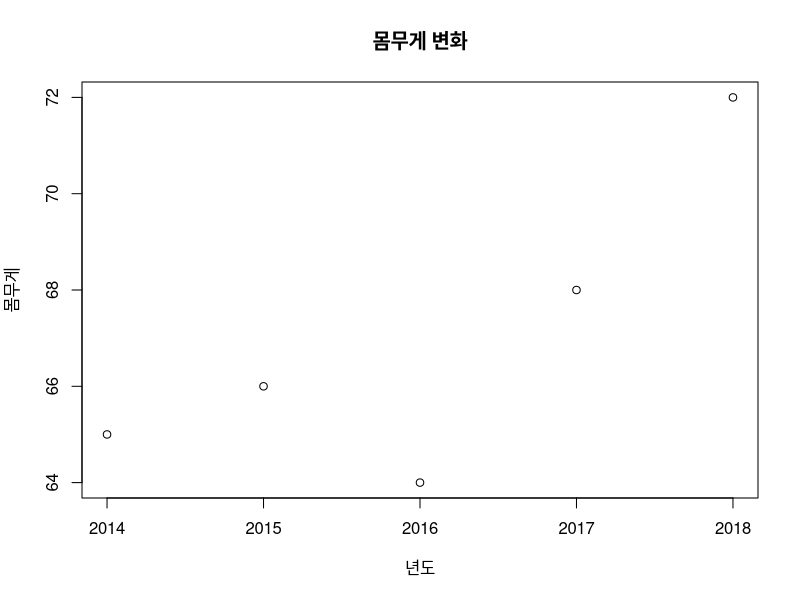
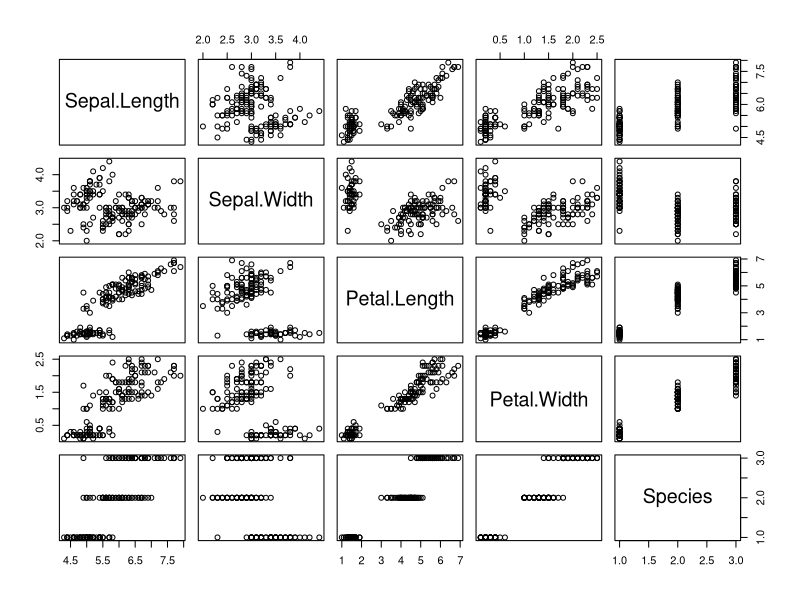
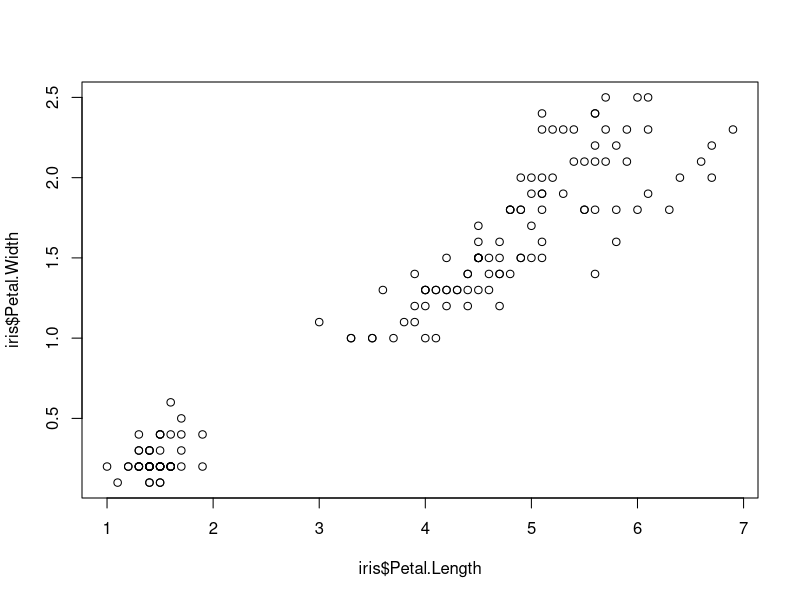
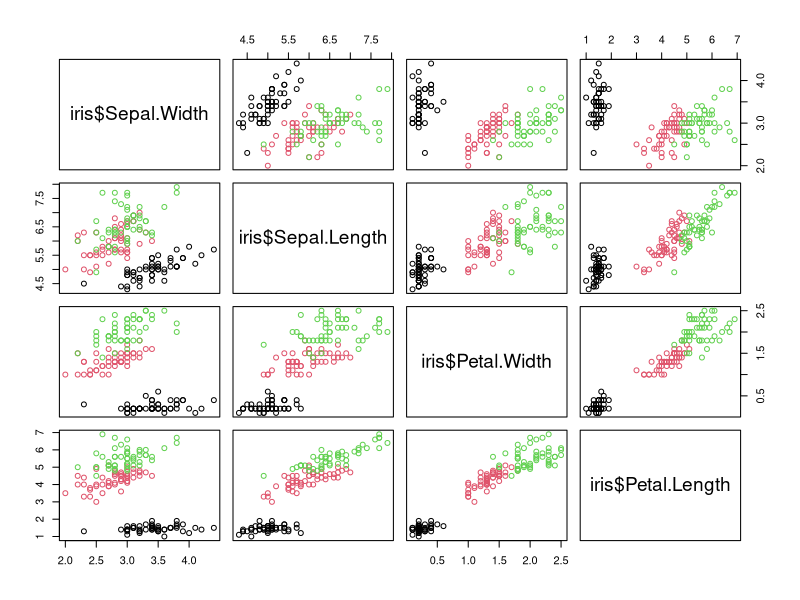
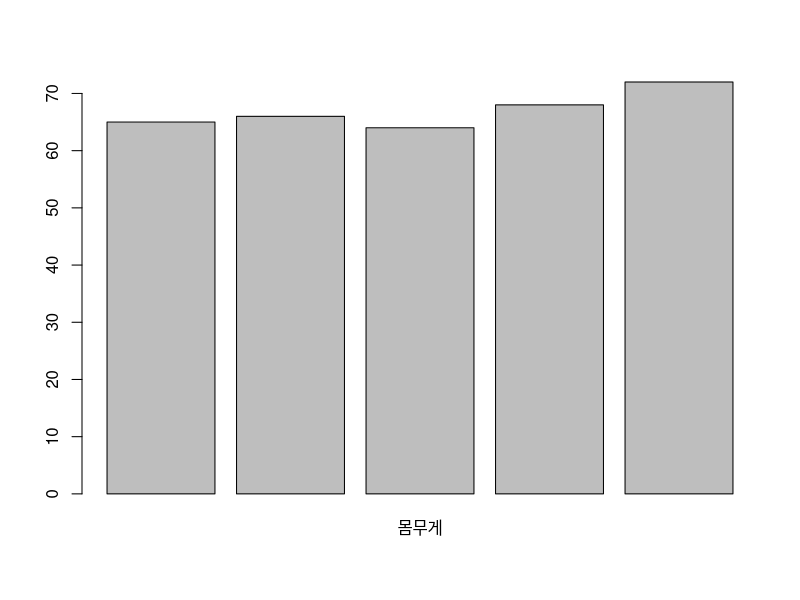
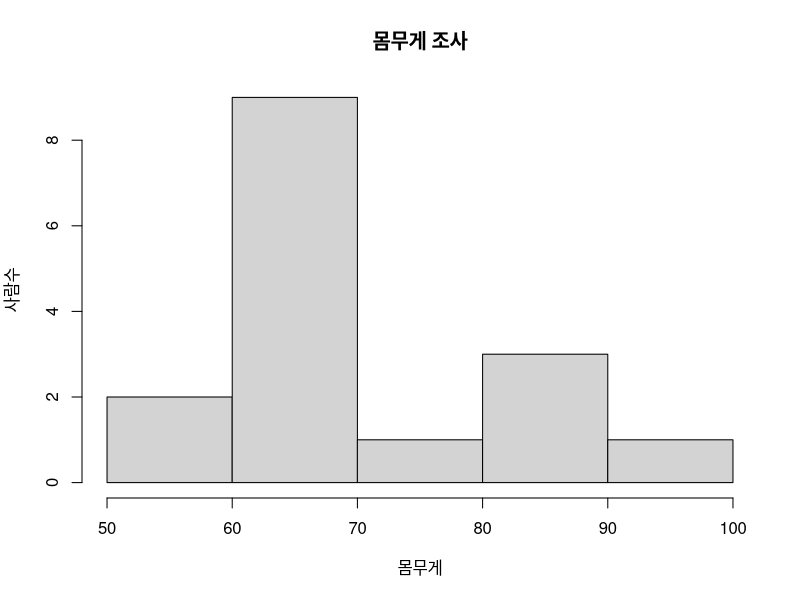
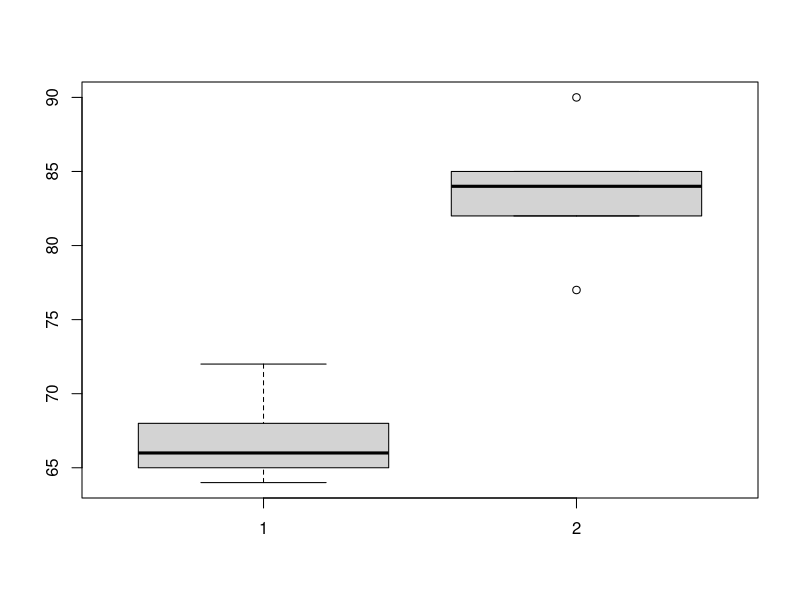
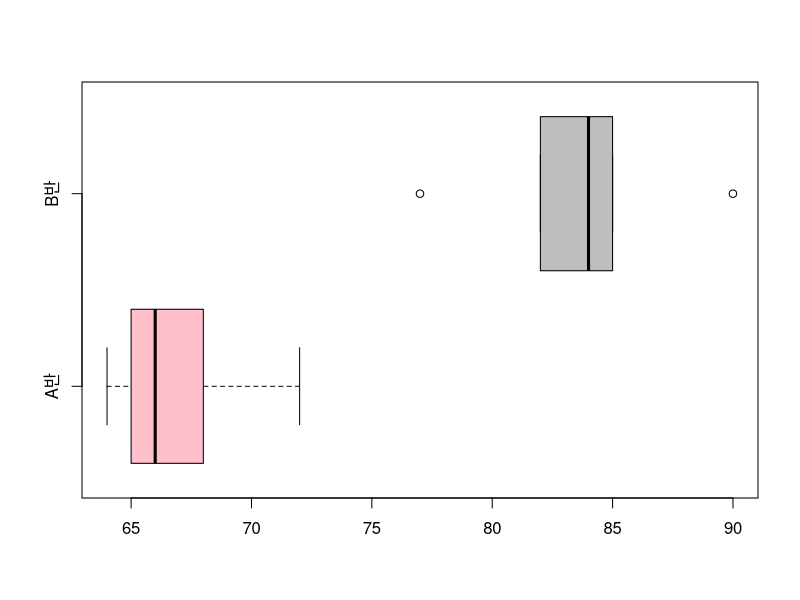

The R source for these figures, in order:
rm(list = ls())
year <- c('2014','2015','2016','2017','2018')
data <- c(65,66,64,68,72)

#산점도 그리기
plot(year, data, main = "몸무게 변화", xlab='년도', ylab='몸무게')

head(iris)
summary(iris)
str(iris)
plot(iris) #iris데이터의 산점도
plot(iris$Petal.Length, iris$Petal.Width)
pairs(~ iris$Sepal.Width 
      + iris$Sepal.Length 
      + iris$Petal.Width 
      + iris$Petal.Length,
      col = iris$Species) #산점도 행렬

#막대그래프 그리기(끊어진 데이터)
barplot(data, name='몸무게')


#히스토그램 그리기(연속된 데이터)
weight = c(65,66,64,68,72,65,66,68,64,67,82,86,90,96,58,55)
hist(weight, main='몸무게 조사', xlab='몸무게', ylab='사람수')

#박스플롯 그리기
data1 = c(65,66,64,68,72)
data2 = c(77,82,85,84,90)

boxplot(data1, data2)
boxplot(data1, data2, col=c('pink', 'gray'), names=c('A반', 'B반'), horizontal=T)

boxplot(iris$Sepal.Length)
summary(iris)








